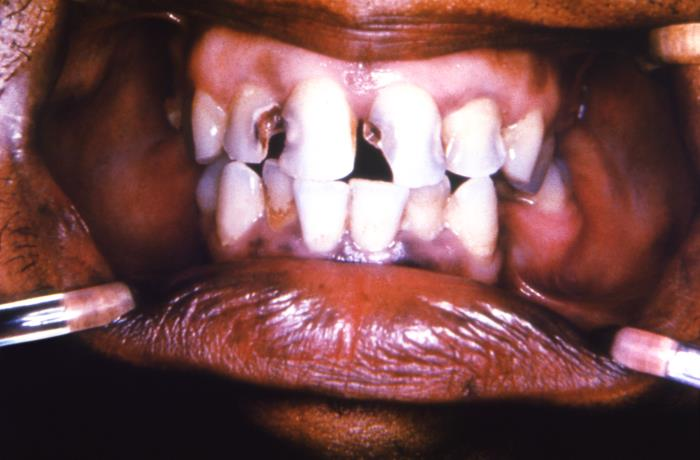
#> input picture tests/fixtures/dental-intraoral/cdc-19463.jpg, 700 x 460 px
$ python -i audit_regional_skin_type_source_groups.py   (imports and definitions only)
#> lines starting #> are read from the running program, lines starting #| are printed output that depends on the picture
"""Find privacy-safe cross-split source/person candidates in a COCO export.

This is a candidate generator, not an identity classifier. It emits only
salted record identifiers and image-distance evidence. A zero-candidate result
does not establish person independence, and no candidate is auto-merged.
"""

from __future__ import annotations

import argparse
import hashlib
import json
import math
import re
from dataclasses import dataclass
from itertools import combinations
from pathlib import Path
from typing import Any

import numpy as np
from PIL import Image, ImageOps


SPLITS = ("train", "valid", "test")
SOURCE_NAME = re.compile(
    r"^(?P<source>.+?)_jpg\.rf\.[0-9a-f]{32}\.(?:jpg|jpeg|png)$",
    re.IGNORECASE,
)
SHA256 = re.compile(r"^[0-9a-f]{64}$")


class AuditError(ValueError):
    """Raised when a privacy-safe audit cannot be completed exactly."""


@dataclass(frozen=True)
class ImageRecord:
    split: str
    source_id: str
    record_id: str
    path: Path
    pixel_sha256: str
    dhash: int
    phash: int


def _private_id(salt: str, kind: str, value: str) -> str:
    return hashlib.sha256(f"{salt}:{kind}:{value}".encode("utf-8")).hexdigest()[:24]


# [5 lines left out: function _source_name, not called in this run]


def _dhash(gray: Image.Image) -> int:
    pixels = np.asarray(gray.resize((9, 8), Image.Resampling.LANCZOS), dtype=np.int16)
    bits = pixels[:, 1:] > pixels[:, :-1]
    value = 0
    for bit in bits.flat:
        value = (value << 1) | int(bit)
    return value


def _phash(gray: Image.Image) -> int:
    pixels = np.asarray(gray.resize((32, 32), Image.Resampling.LANCZOS), dtype=np.float64)
    positions = np.arange(32, dtype=np.float64)
    frequencies = np.arange(8, dtype=np.float64)[:, None]
    cosine = np.cos((math.pi / 32.0) * (positions + 0.5) * frequencies)
    low = cosine @ pixels @ cosine.T
    values = low.flatten()[1:]
    median = float(np.median(values))
    value = 0
    for bit in values >= median:
        value = (value << 1) | int(bit)
    return value


def _image_features(path: Path) -> tuple[str, int, int]:
    try:
        with Image.open(path) as opened:
#> opened is the input picture: PIL image 700x460 RGB; mean R, G, B 119.3, 78.1, 78.8
            rgb = ImageOps.exif_transpose(opened).convert("RGB")
            normalized = rgb.resize((256, 256), Image.Resampling.LANCZOS)
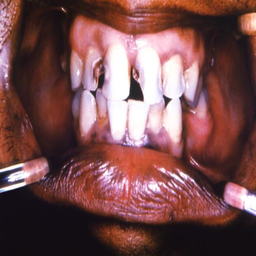
#> normalized: PIL image 256x256 RGB; mean R, G, B 119.3, 78.1, 78.8
            pixel_sha = hashlib.sha256(normalized.tobytes()).hexdigest()
            gray = ImageOps.grayscale(rgb)
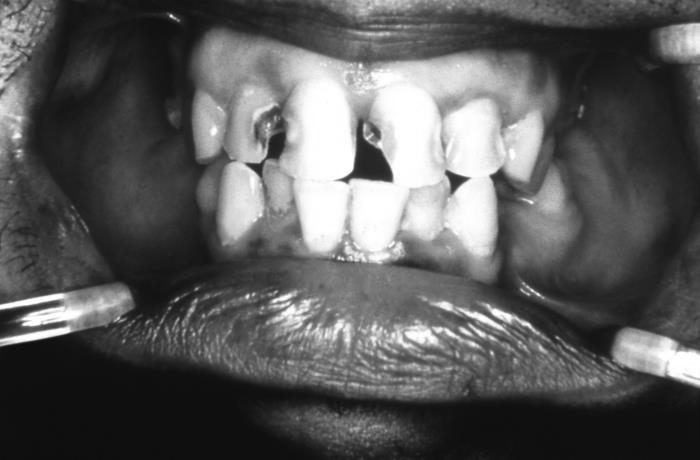
#> gray: PIL image 700x460 L; min 9, max 255, mean 90.5
            return pixel_sha, _dhash(gray), _phash(gray)
#> the loop in _dhash, `for bit in bits.flat:` made 64 passes
#> (bit, value) on passes 3 to 14: (True, 3), (True, 7), (False, 14), (False, 28), (False, 56), (True, 113), (False, 226), (True, 453), (True, 907), (True, 1815), (True, 3631), (False, 7262)
#> value on passes 1 to 2: 0, 1
#> after the loop in _dhash, `for bit in bits.flat:`: value = 8176699021708063154
#> in _phash, `pixels = np.asarray(gray.resize((32, 32), Image.Resampling.LANCZOS), d..`:
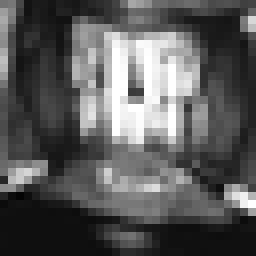
#> pixels: shape (32, 32) float64 (shown 8 times larger); min 4, max 255, mean 90.2
#> in _phash, `values = low.flatten()[1:]`: values = 63 values, max 12727.4 at index 7, min -24252.7 at index 1, mean -76.37
#> in _phash, `median = float(np.median(values))`: median = 394.3
#> the loop in _phash, `for bit in values >= median:` made 63 passes
#> (bit, value) on passes 2 to 13: (False, 0), (True, 1), (True, 3), (True, 7), (True, 15), (False, 30), (True, 61), (True, 123), (False, 246), (True, 493), (True, 987), (True, 1975)
#> after the loop in _phash, `for bit in values >= median:`: value = 2224614837070164017
    except (OSError, ValueError) as exc:
        raise AuditError("image could not be decoded") from exc


# [26 lines left out: function _load_records, not called in this run]


def _distance(left: int, right: int) -> int:
    return (left ^ right).bit_count()


# [140 lines left out: functions audit_source_groups, main, not called in this run]


# [2 lines not run here, left out]

>>> result = _image_features('../../tests/fixtures/dental-intraoral/cdc-19463.jpg')

$ run again, on tests/fixtures/dental-intraoral/cdc-19465.jpg
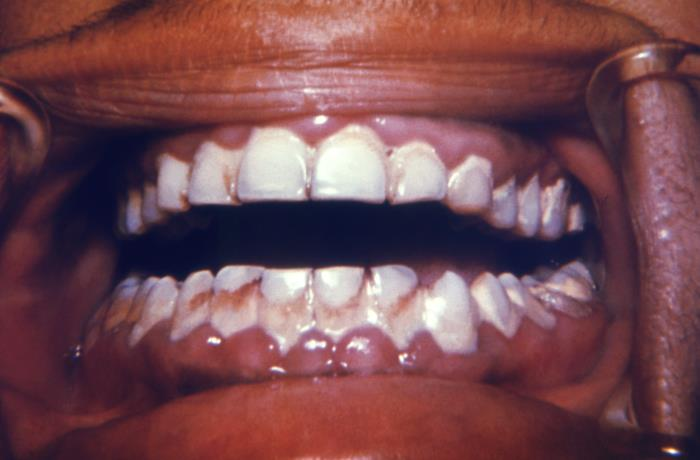
#> input picture tests/fixtures/dental-intraoral/cdc-19465.jpg, 700 x 460 px
#> in _image_features, opened is the input picture: PIL image 700x460 RGB; mean R, G, B 118.4, 74.1, 81
#> in _image_features, `gray = ImageOps.grayscale(rgb)`:
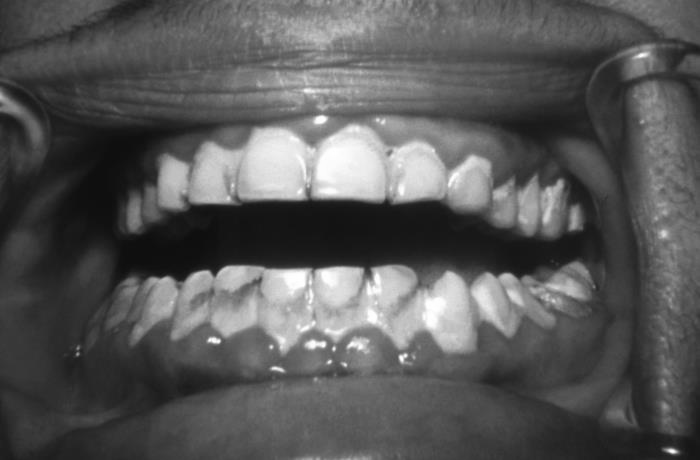
#> gray: PIL image 700x460 L; min 13, max 255, mean 88.1
#> the loop in _dhash, `for bit in bits.flat:` made 64 passes
#> (bit, value) on passes 3 to 10: (True, 7), (True, 15), (False, 30), (False, 60), (False, 120), (True, 241), (True, 483), (True, 967)
#> after the loop in _dhash, `for bit in bits.flat:`: value = 17433840794148565489
#> in _phash, `pixels = np.asarray(gray.resize((32, 32), Image.Resampling.LANCZOS), d..`:
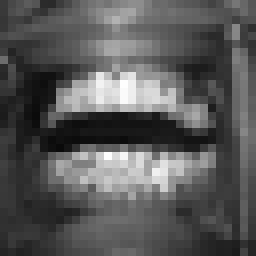
#> pixels: shape (32, 32) float64 (shown 8 times larger); min 10, max 254, mean 88.2
#> values = 63 values, max 12209.8 at index 47, min -19185.6 at index 1, mean -130.3
#> median = -1.15
#> the loop in _phash, `for bit in values >= median:` made 63 passes
#> (bit, value) on passes 2 to 9: (False, 0), (False, 0), (True, 1), (True, 3), (True, 7), (False, 14), (True, 29), (False, 58)
#> after the loop in _phash, `for bit in values >= median:`: value = 1048351026199382829

$ run again, on tests/fixtures/dental-intraoral/cdc-19466.jpg
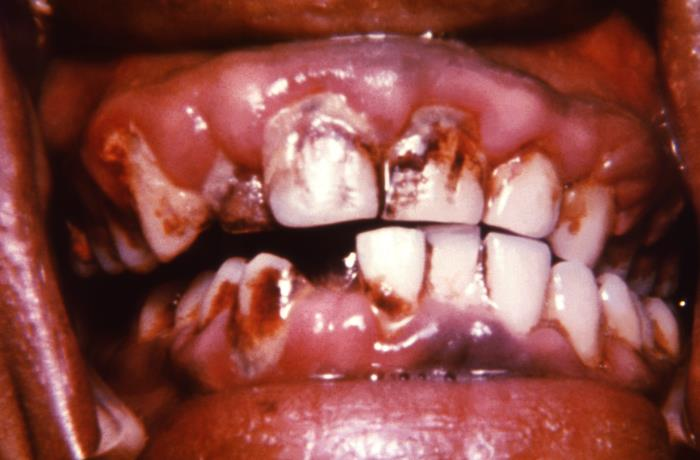
#> input picture tests/fixtures/dental-intraoral/cdc-19466.jpg, 700 x 460 px
#> in _image_features, opened is the input picture: PIL image 700x460 RGB; mean R, G, B 139.4, 74.8, 68.9
#> in _image_features, `gray = ImageOps.grayscale(rgb)`:
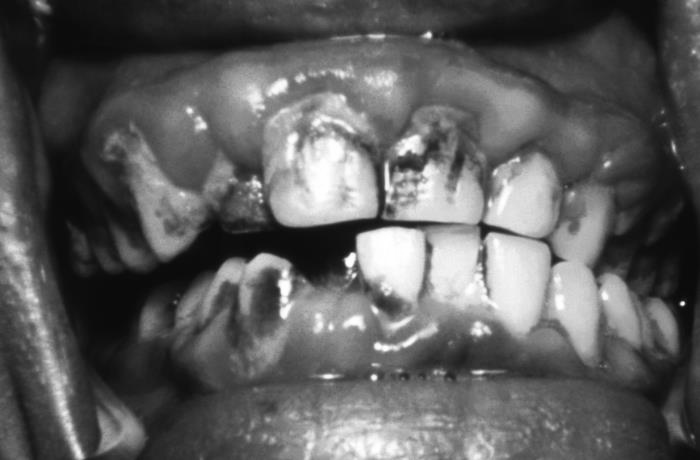
#> gray: PIL image 700x460 L; min 8, max 255, mean 93.5
#> the loop in _dhash, `for bit in bits.flat:` made 64 passes
#> (bit, value) on passes 3 to 10: (True, 3), (True, 7), (False, 14), (False, 28), (True, 57), (True, 115), (True, 231), (True, 463)
#> after the loop in _dhash, `for bit in bits.flat:`: value = 8349943039438123696
#> in _phash, `pixels = np.asarray(gray.resize((32, 32), Image.Resampling.LANCZOS), d..`:
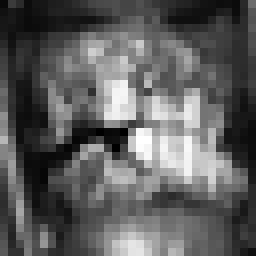
#> pixels: shape (32, 32) float64 (shown 8 times larger); min 0, max 255, mean 93.4
#> values = 63 values, max 9240.7 at index 2, min -21686.6 at index 1, mean -638.6
#> median = -529
#> the loop in _phash, `for bit in values >= median:` made 63 passes
#> (bit, value) on passes 2 to 9: (False, 0), (True, 1), (True, 3), (True, 7), (False, 14), (True, 29), (False, 58), (True, 117)
#> after the loop in _phash, `for bit in values >= median:`: value = 2110613995628825715
